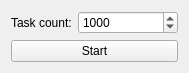
<?xml version="1.0" encoding="UTF-8"?>
<ui version="4.0">
 <class>MainWindow</class>
 <widget class="QMainWindow" name="MainWindow">
  <property name="geometry">
   <rect>
    <x>0</x>
    <y>0</y>
    <width>189</width>
    <height>70</height>
   </rect>
  </property>
  <property name="windowTitle">
   <string>MainWindow</string>
  </property>
  <widget class="QWidget" name="centralWidget">
   <layout class="QVBoxLayout" name="verticalLayout">
    <item>
     <layout class="QFormLayout" name="formLayout">
      <item row="0" column="0">
       <widget class="QLabel" name="label">
        <property name="text">
         <string>Task count:</string>
        </property>
       </widget>
      </item>
      <item row="0" column="1">
       <widget class="QSpinBox" name="sbTaskCount">
        <property name="maximum">
         <number>100000</number>
        </property>
        <property name="singleStep">
         <number>1000</number>
        </property>
        <property name="value">
         <number>1000</number>
        </property>
       </widget>
      </item>
     </layout>
    </item>
    <item>
     <widget class="QPushButton" name="pbStart">
      <property name="text">
       <string>Start</string>
      </property>
     </widget>
    </item>
   </layout>
  </widget>
 </widget>
 <layoutdefault spacing="6" margin="11"/>
 <resources/>
 <connections/>
</ui>
